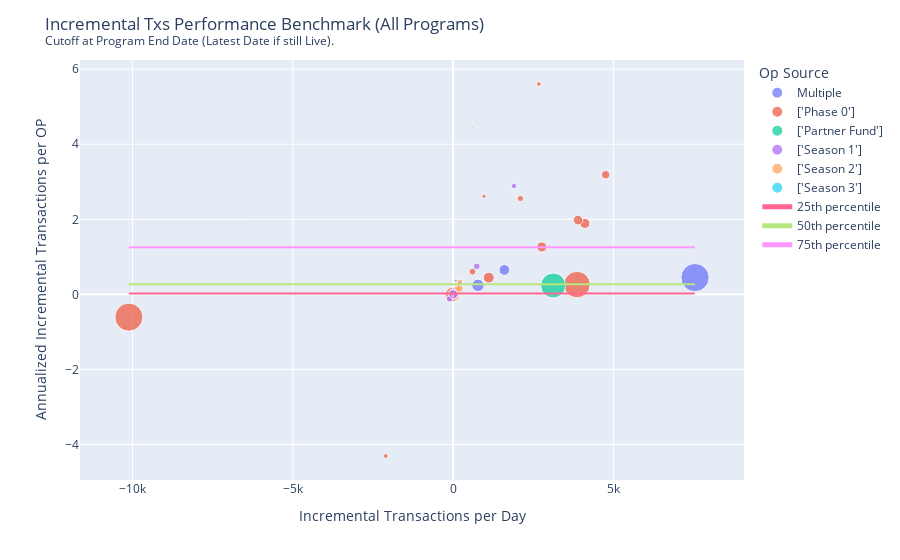

The code cell stored with this chart in its notebook:
### Markdown cell above
### Transactions Benchmark

### Code cell
layout_settings = {
    "title": "Incremental Txs Performance Benchmark (All Programs)<br><sup>Cutoff at Program End Date (Latest Date if still Live).</sup>",
    "xaxis_title": "Incremental Transactions per Day",
    "yaxis_title": "Annualized Incremental Transactions per OP",
    "legend_title": "Op Source",
}

df = cleanup_data()

plot_benchmark(
    df,
    x="incremental_txs_per_day",
    y="incremental_txs_annualized_per_op",
    size="op_deployed",
    layout_settings=layout_settings,
)

### Figure 1 — Plotly figure (JSON) as saved in the notebook; plotly's stock layout.template omitted (floating-point values rounded to 4 significant figures)
{"data": [{"hovertemplate": "<b>%{hovertext}</b><br><br>op_source_map=Multiple<br>incremental_txs_per_day=%{x}<br>incremental_txs_annualized_per_op=%{y}<br>op_deployed=%{marker.size}<extra></extra>", "hovertext": ["Velodrome", "Thales", "PoolTogether"], "legendgroup": "Multiple", "marker": {"color": "#636efa", "size": [6176000.0, 1178000.0, 897039], "sizemode": "area", "sizeref": 15440.0, "symbol": "circle"}, "mode": "markers", "name": "Multiple", "orientation": "v", "showlegend": true, "type": "scatter", "x": [7546.0, 776.3, 1599.0], "xaxis": "x", "y": [0.4459, 0.2405, 0.6508], "yaxis": "y"}, {"hovertemplate": "<b>%{hovertext}</b><br><br>op_source_map=['Phase 0']<br>incremental_txs_per_day=%{x}<br>incremental_txs_annualized_per_op=%{y}<br>op_deployed=%{marker.size}<extra></extra>", "hovertext": ["Perpetual Protocol", "Rubicon", "Layer2DAO", "Stargate Finance", "Lyra", "WePiggy", "Kwenta", "Celer", "Slingshot", "Synthetix", "Pika Protocol", "1inch", "Aelin", "Polynomial Protocol", "Hop Protocol", "Uniswap", "Clipper"], "legendgroup": "['Phase 0']", "marker": {"color": "#EF553B", "size": [6074000.0, 793900.0, 698700.0, 544700.0, 1570000.0, 300000.0, 911571, 220001, 134336, 5409000.0, 718719, 300000, 900000.0, 366900.0, 174100.0, 800000.0, 177934], "sizemode": "area", "sizeref": 15440.0, "symbol": "circle"}, "mode": "markers", "name": "['Phase 0']", "orientation": "v", "showlegend": true, "type": "scatter", "x": [-10110.0, 4110.0, 15.82, 4758.0, -14.96, 39.35, 1113.0, 169.9, 962.5, 3866.0, 3896.0, 2100.0, 7.833, 607.3, 2675.0, 2767.0, -2100.0], "xaxis": "x", "y": [-0.6077, 1.89, 0.0083, 3.188, -0.0035, 0.0479, 0.4455, 0.2819, 2.615, 0.2608, 1.978, 2.556, 0.0032, 0.6042, 5.606, 1.263, -4.309], "yaxis": "y"}, {"hovertemplate": "<b>%{hovertext}</b><br><br>op_source_map=['Partner Fund']<br>incremental_txs_per_day=%{x}<br>incremental_txs_annualized_per_op=%{y}<br>op_deployed=%{marker.size}<extra></extra>", "hovertext": ["Aave", "Arrakis Finance", "Gamma", "Lido"], "legendgroup": "['Partner Fund']", "marker": {"color": "#00cc96", "size": [4826000.0, 41670.0, 0, 64875], "sizemode": "area", "sizeref": 15440.0, "symbol": "circle"}, "mode": "markers", "name": "['Partner Fund']", "orientation": "v", "showlegend": true, "type": "scatter", "x": [3123.0, 9.22, 131.2, 3.357], "xaxis": "x", "y": [0.2362, 0.0808, null, 0.0189], "yaxis": "y"}, {"hovertemplate": "<b>%{hovertext}</b><br><br>op_source_map=['Season 1']<br>incremental_txs_per_day=%{x}<br>incremental_txs_annualized_per_op=%{y}<br>op_deployed=%{marker.size}<extra></extra>", "hovertext": ["Pickle Finance", "Beefy Finance", "XToken", "Beethoven X", "Hundred Finance", "dForce", "QiDao"], "legendgroup": "['Season 1']", "marker": {"color": "#ab63fa", "size": [82600, 321000.0, 709800.0, 240400.0, 161300.0, 555700.0, 362000.0], "sizemode": "area", "sizeref": 15440.0, "symbol": "circle"}, "mode": "markers", "name": "['Season 1']", "orientation": "v", "showlegend": true, "type": "scatter", "x": [83.13, -109.3, 17.84, 1901.0, 65.75, 4.385, 739.5], "xaxis": "x", "y": [0.3673, -0.1243, 0.0092, 2.886, 0.1488, 0.0029, 0.7456], "yaxis": "y"}, {"hovertemplate": "<b>%{hovertext}</b><br><br>op_source_map=['Season 2']<br>incremental_txs_per_day=%{x}<br>incremental_txs_annualized_per_op=%{y}<br>op_deployed=%{marker.size}<extra></extra>", "hovertext": ["OptiChads", "Revert Finance", "dHedge", "Overnight", "Angle", "Sushi"], "legendgroup": "['Season 2']", "marker": {"color": "#FFA15A", "size": [60660.0, 240800.0, 305700.0, 475000.0, 41790.0, 50000.0], "sizemode": "area", "sizeref": 15440.0, "symbol": "circle"}, "mode": "markers", "name": "['Season 2']", "orientation": "v", "showlegend": true, "type": "scatter", "x": [-5.196, 217.6, 144.1, 196.6, 141.1, 608.5], "xaxis": "x", "y": [-0.0313, 0.3298, 0.1721, 0.1511, 1.232, 4.442], "yaxis": "y"}, {"hovertemplate": "<b>%{hovertext}</b><br><br>op_source_map=['Season 3']<br>incremental_txs_per_day=%{x}<br>incremental_txs_annualized_per_op=%{y}<br>op_deployed=%{marker.size}<extra></extra>", "hovertext": ["Geo Web"], "legendgroup": "['Season 3']", "marker": {"color": "#19d3f3", "size": [21001], "sizemode": "area", "sizeref": 15440.0, "symbol": "circle"}, "mode": "markers", "name": "['Season 3']", "orientation": "v", "showlegend": true, "type": "scatter", "x": [1.636], "xaxis": "x", "y": [0.0284], "yaxis": "y"}, {"mode": "lines", "name": "25th percentile", "type": "scatter", "x": [-10110.0, 7546.0], "y": [0.02128, 0.02128]}, {"mode": "lines", "name": "50th percentile", "type": "scatter", "x": [-10110.0, 7546.0], "y": [0.2713, 0.2713]}, {"mode": "lines", "name": "75th percentile", "type": "scatter", "x": [-10110.0, 7546.0], "y": [1.255, 1.255]}], "layout": {"legend": {"itemsizing": "constant", "title": {"text": "Op Source"}, "tracegroupgap": 0}, "margin": {"t": 60}, "title": {"text": "Incremental Txs Performance Benchmark (All Programs)<br><sup>Cutoff at Program End Date (Latest Date if still Live).</sup>"}, "xaxis": {"anchor": "y", "domain": [0, 1], "title": {"text": "Incremental Transactions per Day"}}, "yaxis": {"anchor": "x", "domain": [0, 1], "title": {"text": "Annualized Incremental Transactions per OP"}}}}
